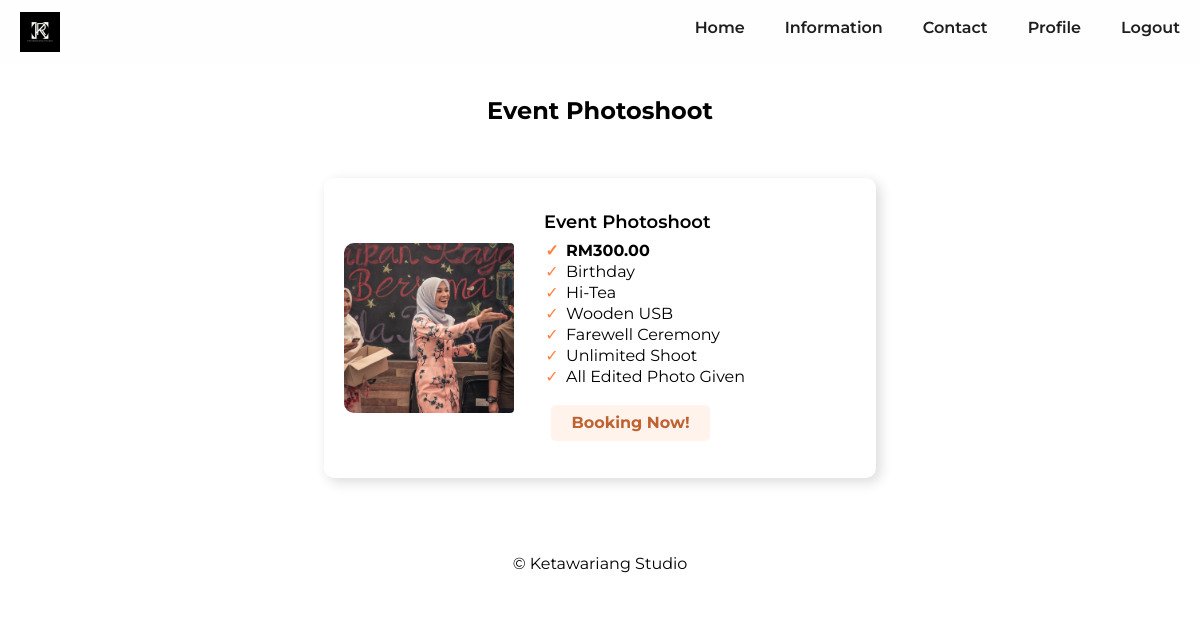
The page /cust-event.php (signed in) on the database its author committed.
### tables this page shows
CREATE TABLE `packages` (
  `package_id` int(11) NOT NULL,
  `package_name` varchar(255) NOT NULL,
  `package_price` decimal(10,2) NOT NULL,
  `information_1` varchar(255) NOT NULL,
  `information_2` varchar(255) NOT NULL,
  `information_3` varchar(255) NOT NULL,
  `information_4` varchar(255) NOT NULL,
  `information_5` varchar(255) NOT NULL,
  `information_6` varchar(255) NOT NULL,
  `category` varchar(255) NOT NULL,
  `image_link` varchar(255) DEFAULT NULL
);

### cust-event.php (the view, shortened to what this page needs)
<?php
include 'connect.php';
$query = "SELECT * FROM packages WHERE category = 'Event'";
$result = mysqli_query($conn, $query);
$packages = mysqli_fetch_all($result, MYSQLI_ASSOC);
?>
<!DOCTYPE html>
<html lang="en">
<head>
    <link rel="stylesheet" href="style\cust-event-other.css?v=<?php echo time(); ?>">
    <link rel="stylesheet" href="https://cdnjs.cloudflare.com/ajax/libs/font-awesome/4.7.0/css/font-awesome.min.css">
</head>
<body>
    <div class="container">
        <div class="main">
            <div class="nav">
                <a href="logout.php" style="font-weight:600;">Logout</a>
                <a href="cust-profile.php" style="font-weight:600;">Profile</a>
                <a href="cust-contact.php" style="font-weight:600;">Contact</a>
                <a href="cust-information.php" style="font-weight:600;">Information</a>
                <a href="cust-dashboard.php" style="font-weight:600;">Home</a>
                <img src="images/logo company.jpg">
            </div>
            <h2 id="topic1" style="text-align: center; margin: 35px;">Event Photoshoot</h2>
            <div class="rect">
                <?php foreach ($packages as $package) { ?>
                    <div class="kotak">
                        <img src="images/<?php echo $package['image_link']; ?>">
                        <div class="content">
                            <h3><?php echo $package['package_name']; ?></h3>
                            <ul>
                                <li style="font-weight: bolder;"><?php echo 'RM' . $package['package_price']; ?></li>
                                <?php
                                for ($i = 1; $i <= 6; $i++) {
                                    $information = $package['information_' . $i];
                                    if ($information !== '-') {
                                        echo '<li>' . $information . '</li>';
                                    }
                                }
                                ?>
                                <div class="book">
                                    <a href="cust-booking.php?package=<?php echo urlencode($package['package_name']); ?>">Booking Now!</a>
                                </div>
                            </ul>
                        </div>
                    </div>
                <?php } ?>
            </div>
            <div class="foot1">
                <footer>
                    <p>&copy; Ketawariang Studio</p>
                </footer>
            </div>
        </div>
    </div>
</body>
</html>

### style/cust-event-other.css (style rules this page uses)
html, body, div, span, applet, object, iframe, h3, blockquote, pre, a, abbr, acronym, address, big, cite, code, del, dfn, em, img, ins, kbd, q, s, samp, small, strike, strong, sub, sup, tt, var, b, u, i, center, dl, dt, dd, ol, ul, li, fieldset, form, label, legend, table, caption, tbody, tfoot, thead, tr, th, td, article, aside, canvas, details, embed, figure, figcaption, footer, header, hgroup, menu, nav, output, ruby, section, summary, time, mark, audio, video { margin: 0; padding: 0; border: 0; font-size: 100%; font: inherit; vertical-align: baseline; }
article, aside, details, figcaption, figure, footer, header, hgroup, menu, nav, section { display: block; }
body { line-height: 1; }
ol, ul { list-style: none; }
body { font-family: "Montserrat", sans-serif; background-color: white; }
.nav { overflow: hidden; background-color: #fefefe; }
.nav a { float: right; color: #1e1e1e; text-align: center; padding: 20px 20px; text-decoration: none; font-size: 16px; transition: color 0.3s ease; }
.nav img { float: left; max-width: 40px; height: 50%; display: block; padding: 12px 20px; margin: auto; }
.rect { display: flex; flex-wrap: wrap; justify-content: center; align-items: stretch; margin-top: 20px; }
.kotak { display: flex; flex-direction: row; align-items: center; justify-content: flex-start; width: 46%; height: 300px; margin: 20px; border-radius: 10px; background-color: #ffffff; box-shadow: 4px 4px 13px rgba(0, 0, 0, 0.15); }
.kotak img { width: 170px; height: 170px; object-fit: cover; border-radius: 10px 4px 4px 10px; margin-left: 20px; }
.kotak .content ul { position: relative; list-style-type: none; }
.kotak .content ul li { padding-left: 20px; }
.kotak .content ul li::before { content: "\2713"; position: absolute; left: 0; color: #ff8243; border-radius: 50%; width: 16px; height: 16px; line-height: 16px; text-align: center; }
.content { padding: 20px; margin-left: 10px; }
.content h3 { font-size: 18px; font-weight: 600; margin-bottom: 10px; }
.content ul { list-style: none; margin: 0; padding: 2px; font-size: 16px; }
.content ul li { margin-bottom: 5px; }
.book { display: flex; flex-direction: column; align-items: center; margin-top: 10px; margin-right: 30px; }
.book a { padding: 10px 20px; border-radius: 5px; font-size: 16px; font-weight: bold; background-color: #fff3ec; color: #bf6232; border: none; cursor: pointer; transition: all 0.3s ease; text-decoration: none; margin-top: 10px; }
.foot1 { background-color: #fff; margin-top: 40px; padding: 2px; text-align: center; color: black; }

### rows shown on the page
packages: image_link (picture), package_name "Event Photoshoot", package_price "300.00", information_1 "Birthday", information_2 "Hi-Tea", information_3 "Wooden USB", information_4 "Farewell Ceremony", information_5 "Unlimited Shoot", information_6 "All Edited Photo Given"
